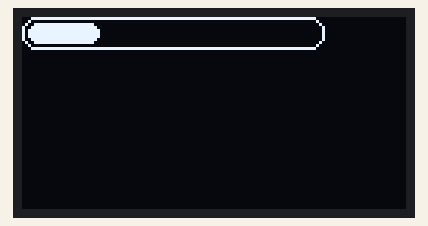
This sketch was run on a simulated ESP8266 (NodeMCU). On the bench: 128×64 one-colour display.

Above: at 0.1 s.

The sketch:

oled.ino
```cpp
/////////////////////////////////
// Generated with a lot of love//
// with TUNIOT FOR ESP8266     //
// Website: Easycoding.tn      //
/////////////////////////////////
#include <Wire.h>
#include "SSD1306.h"

SSD1306  display(0x3C, 4, 5);

void setup()
{
  Serial.begin(9600);
  display.init();

  display.setTextAlignment(TEXT_ALIGN_LEFT);
  display.setFont(ArialMT_Plain_10);
  //display.drawString(0, 0, "Hello World!");
  //display.drawLine(0,0,127,63);
  display.drawProgressBar(0,0,100,10,20);
  display.display();

}


void loop()
{


}
```
